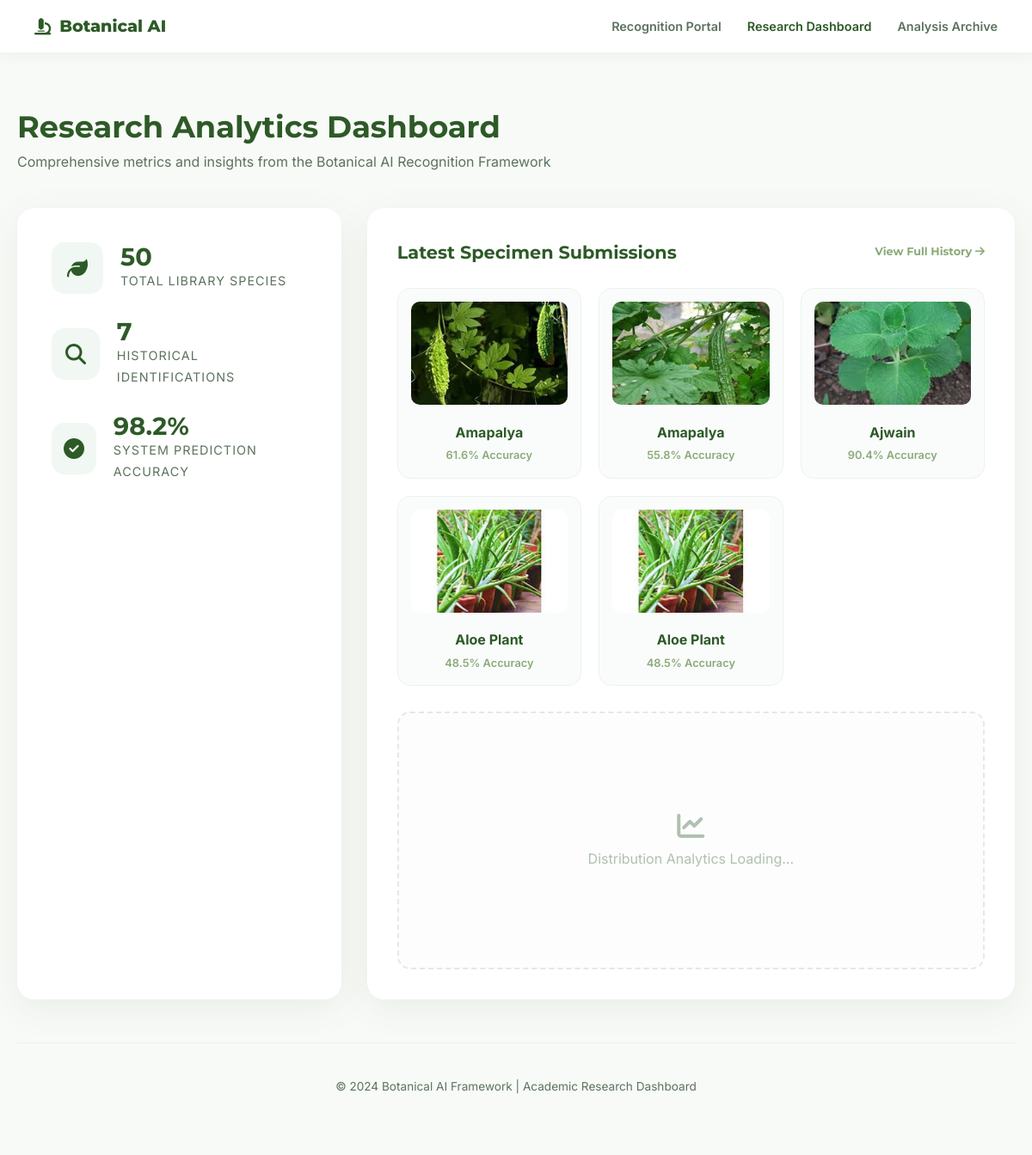
Page /dashboard on the earlier database version.
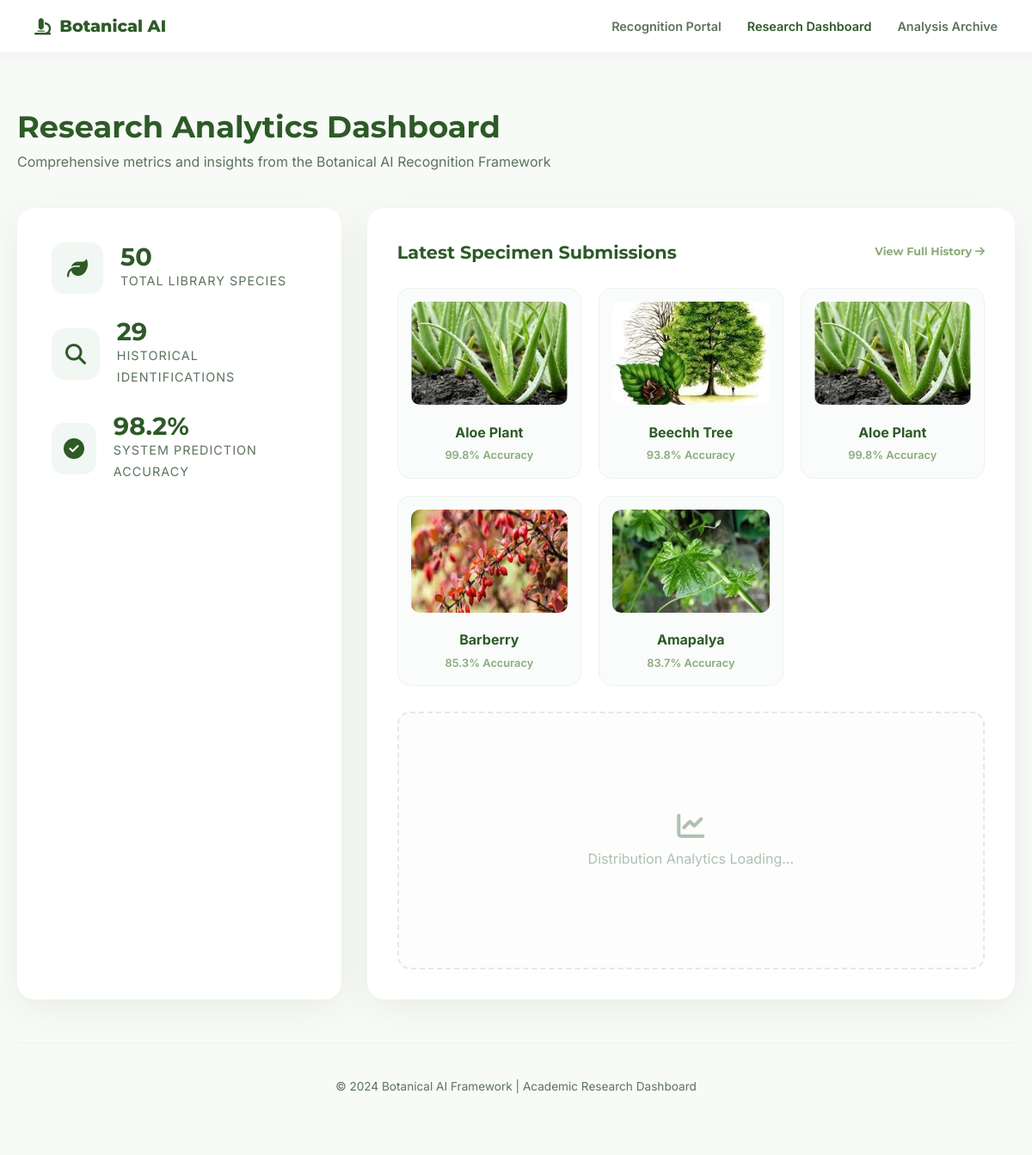
Same page on the later database version.
### tables this page shows
CREATE TABLE history
                 (id INTEGER PRIMARY KEY AUTOINCREMENT,
                  plant_name TEXT,
                  scientific_name TEXT,
                  confidence REAL,
                  image_path TEXT,
                  timestamp DATETIME);

### app.py (the view)
@app.route("/dashboard")
def dashboard():
    conn = sqlite3.connect('history.db')
    conn.row_factory = sqlite3.Row
    c = conn.cursor()
    c.execute("SELECT COUNT(*) FROM history")
    total_scans_row = c.fetchone()
    total_scans = total_scans_row[0] if total_scans_row else 0
    c.execute("SELECT * FROM history ORDER BY timestamp DESC LIMIT 5")
    recent_history = [dict(ix) for ix in c.fetchall()]
    conn.close()
    total_species = len(list_plants())
    return render_template("dashboard.html",
                           total_scans=total_scans,
                           recent_history=recent_history,
                           total_species=total_species)

### plant_info.py (called while the page is built)
def list_plants() -> List[str]:
    return sorted(BOTANICAL_DATA.keys(), key=lambda s: s.lower())

### templates/dashboard.html (shortened to what this page needs)
<!DOCTYPE html>
<html lang="en">
<head>
    <link rel="stylesheet" href="https://cdnjs.cloudflare.com/ajax/libs/font-awesome/6.4.0/css/all.min.css">
</head>
<body>
    <nav class="nav-header">
        <a href="/" class="logo">
            <i class="fas fa-microscope"></i> Botanical AI
        </a>
        <div class="nav-links">
            <a href="/">Recognition Portal</a>
            <a href="/dashboard" class="active">Research Dashboard</a>
            <a href="/history">Analysis Archive</a>
        </div>
    </nav>
    <div class="container">
        <header class="header">
            <h1>Research Analytics Dashboard</h1>
            <p style="color: var(--text-light);">Comprehensive metrics and insights from the Botanical AI Recognition Framework</p>
        </header>
        <div class="dashboard-grid">
            <div class="stats-card">
                <div class="stat-item">
                    <div class="stat-icon"><i class="fas fa-leaf"></i></div>
                    <div class="stat-info">
                        <h2>{{ total_species }}</h2>
                        <span>Total Library Species</span>
                    </div>
                </div>
                <div class="stat-item">
                    <div class="stat-icon"><i class="fas fa-search"></i></div>
                    <div class="stat-info">
                        <h2>{{ total_scans }}</h2>
                        <span>Historical Identifications</span>
                    </div>
                </div>
                <div class="stat-item">
                    <div class="stat-icon"><i class="fas fa-check-circle"></i></div>
                    <div class="stat-info">
                        <h2>98.2%</h2>
                        <span>System Prediction Accuracy</span>
                    </div>
                </div>
            </div>
            <div class="activity-card">
                <h3>
                    Latest Specimen Submissions
                    <a href="/history" style="font-size: 0.8rem; color: var(--soft-green); text-decoration: none;">View Full History <i class="fas fa-arrow-right"></i></a>
                </h3>
                <div class="recent-grid">
                    {% for item in recent_history %}
                    <div class="activity-item">
                        <img src="{{ url_for('static', filename='uploads/' + item['image_path']) }}" alt="{{ item['plant_name'] }}">
                        <h4>{{ item['plant_name'] }}</h4>
                        <p>{{ "%.1f"|format(item['confidence']) }}% Accuracy</p>
                    </div>
                    {% endfor %}
                </div>
                <div class="chart-placeholder">
                    <div style="text-align: center;">
                        <i class="fas fa-chart-line" style="font-size: 2rem; margin-bottom: 10px;"></i>
                        <p>Distribution Analytics Loading...</p>
                    </div>
                </div>
            </div>
        </div>
        <footer style="text-align: center; color: var(--text-light); font-size: 0.85rem; padding: 40px 0; border-top: 1px solid #edf2ee;">
            <p>&copy; 2024 Botanical AI Framework | Academic Research Dashboard</p>
        </footer>
    </div>
</body>
</html>

Differences in the rows shown:
no longer on this page (row unchanged): history: image_path+plant_name (picture), plant_name "Amapalya", confidence "61.6"
no longer on this page (row unchanged): history: image_path+plant_name (picture), plant_name "Amapalya", confidence "55.8"
no longer on this page (row unchanged): history: image_path (picture), plant_name "Ajwain", confidence "90.4"
no longer on this page (row unchanged): history: image_path+plant_name (picture), plant_name "Aloe Plant", confidence "48.5"
no longer on this page (row unchanged): history: image_path+plant_name (picture), plant_name "Aloe Plant", confidence "48.5"
added history: image_path+plant_name (picture), plant_name "Aloe Plant", confidence "99.8"
added history: image_path (picture), plant_name "Beechh Tree", confidence "93.8"
added history: image_path+plant_name (picture), plant_name "Aloe Plant", confidence "99.8"
added history: image_path+plant_name (picture), plant_name "Barberry", confidence "85.3"
added history: image_path+plant_name (picture), plant_name "Amapalya", confidence "83.7"
Other differences:
{{ total_scans }}: "7" → "29"
